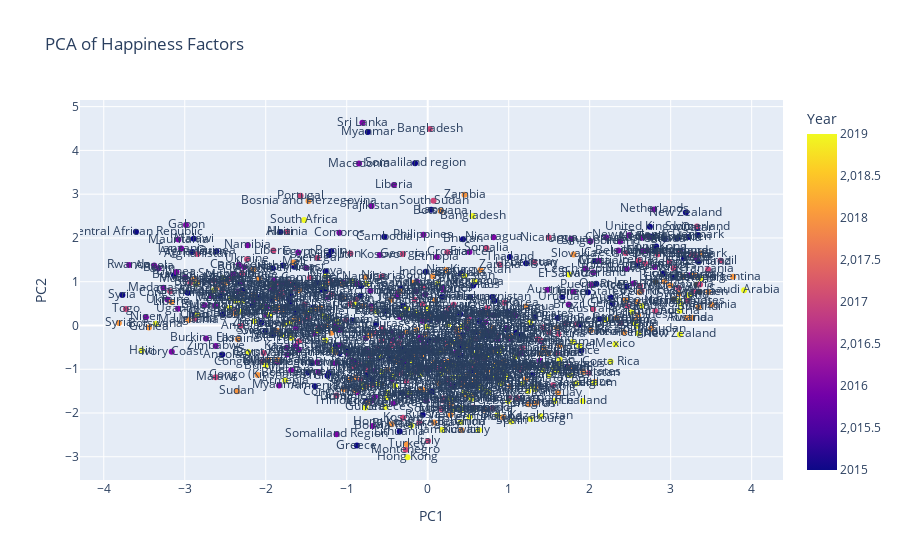
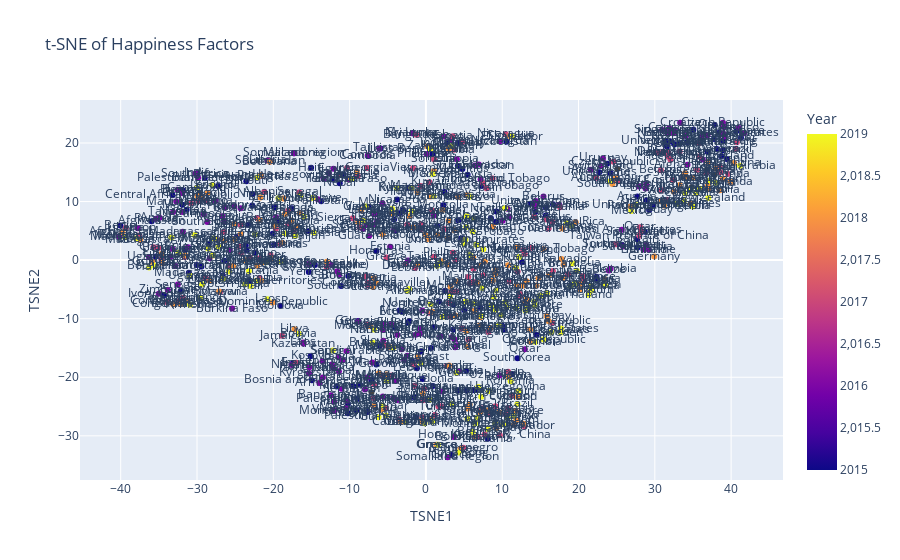

The notebook cell saved with these charts, in order:
### Markdown cell above
## 11. Dimensionality Reduction
Perform PCA and t-SNE to reduce dimensions and visualize high-dimensional data.

### Code cell
# Principal Component Analysis (PCA)
features = ['GDP per Capita', 'Social Support', 'Life Expectancy', 'Freedom to make life choices', 'Generosity', 'Perceptions of corruption']
x = StandardScaler().fit_transform(df_clean[features])

pca = PCA(n_components=2)
principal_components = pca.fit_transform(x)

df_pca = pd.DataFrame(data=principal_components, columns=['PC1', 'PC2'])
df_pca['Country'] = df_clean['Country']
df_pca['Year'] = df_clean['Year']

fig = px.scatter(df_pca, x='PC1', y='PC2', text='Country', color='Year', title='PCA of Happiness Factors')
fig.show()

# t-SNE for Dimensionality Reduction
from sklearn.manifold import TSNE

tsne = TSNE(n_components=2, random_state=42)
tsne_results = tsne.fit_transform(x)

df_tsne = pd.DataFrame(data=tsne_results, columns=['TSNE1', 'TSNE2'])
df_tsne['Country'] = df_clean['Country']
df_tsne['Year'] = df_clean['Year']

fig = px.scatter(df_tsne, x='TSNE1', y='TSNE2', text='Country', color='Year', title='t-SNE of Happiness Factors')
fig.show()

### Figure 1 — Plotly figure (JSON) as saved in the notebook; plotly's stock layout.template omitted (floating-point values rounded to 4 significant figures; data arrays with more than 128 entries replaced by an {"elided": "..."} marker saying what was removed)
{"data": [{"hovertemplate": "PC1=%{x}<br>PC2=%{y}<br>Country=%{text}<br>Year=%{marker.color}<extra></extra>", "legendgroup": "", "marker": {"color": {"elided": "774 int values"}, "coloraxis": "coloraxis", "symbol": "circle"}, "mode": "markers+text", "name": "", "orientation": "v", "showlegend": false, "text": {"elided": "774 str values"}, "type": "scatter", "x": {"elided": "774 float values"}, "xaxis": "x", "y": {"elided": "774 float values"}, "yaxis": "y"}], "layout": {"coloraxis": {"colorbar": {"title": {"text": "Year"}}, "colorscale": [[0, "#0d0887"], [0.1111, "#46039f"], [0.2222, "#7201a8"], [0.3333, "#9c179e"], [0.4444, "#bd3786"], [0.5556, "#d8576b"], [0.6667, "#ed7953"], [0.7778, "#fb9f3a"], [0.8889, "#fdca26"], [1, "#f0f921"]]}, "legend": {"tracegroupgap": 0}, "title": {"text": "PCA of Happiness Factors"}, "xaxis": {"anchor": "y", "domain": [0, 1], "title": {"text": "PC1"}}, "yaxis": {"anchor": "x", "domain": [0, 1], "title": {"text": "PC2"}}}}

### Figure 2 — Plotly figure (JSON) as saved in the notebook; plotly's stock layout.template omitted (floating-point values rounded to 4 significant figures; data arrays with more than 128 entries replaced by an {"elided": "..."} marker saying what was removed)
{"data": [{"hovertemplate": "TSNE1=%{x}<br>TSNE2=%{y}<br>Country=%{text}<br>Year=%{marker.color}<extra></extra>", "legendgroup": "", "marker": {"color": {"elided": "774 int values"}, "coloraxis": "coloraxis", "symbol": "circle"}, "mode": "markers+text", "name": "", "orientation": "v", "showlegend": false, "text": {"elided": "774 str values"}, "type": "scatter", "x": {"elided": "774 float values"}, "xaxis": "x", "y": {"elided": "774 float values"}, "yaxis": "y"}], "layout": {"coloraxis": {"colorbar": {"title": {"text": "Year"}}, "colorscale": [[0, "#0d0887"], [0.1111, "#46039f"], [0.2222, "#7201a8"], [0.3333, "#9c179e"], [0.4444, "#bd3786"], [0.5556, "#d8576b"], [0.6667, "#ed7953"], [0.7778, "#fb9f3a"], [0.8889, "#fdca26"], [1, "#f0f921"]]}, "legend": {"tracegroupgap": 0}, "title": {"text": "t-SNE of Happiness Factors"}, "xaxis": {"anchor": "y", "domain": [0, 1], "title": {"text": "TSNE1"}}, "yaxis": {"anchor": "x", "domain": [0, 1], "title": {"text": "TSNE2"}}}}
